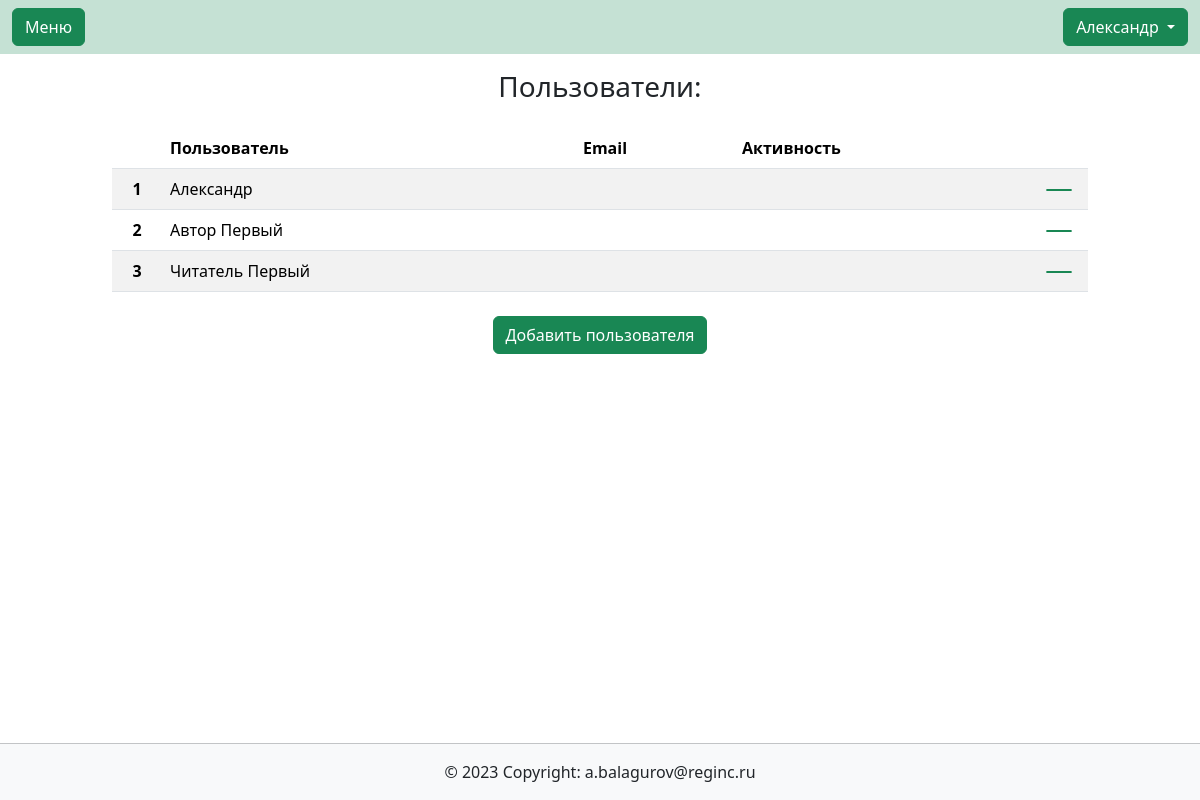
/users/listusers/ (signed in), run on an earlier commit of the app's database.
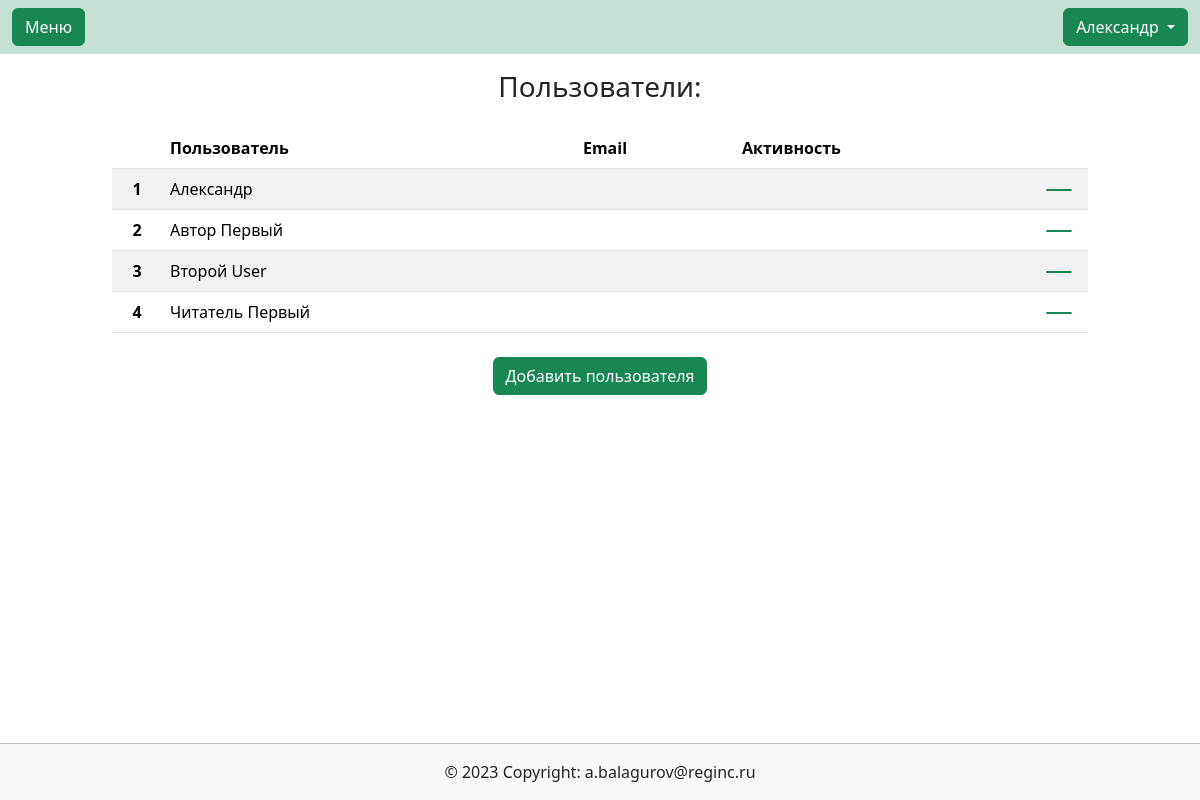
And on a later commit of the database.
### users/models.py (models this page shows)
class User(AbstractUser):
    description = models.CharField(max_length=150, blank=True, verbose_name='Занимаемая должность',)
    class Meta:
        verbose_name_plural = 'Пользователи'
        default_permissions = ()
        permissions = [
            ('edit_profile', 'Сan change his profile data'),
            ('user_administration', 'Can add, change and delete user data')
        ]
    def get_absolute_url(self):
        return reverse('users:profile', kwargs={'id': self.id})

### users/views.py (the view)
# urls.py: path('listusers/', views.listusers, name='listusers'),
@permission_required('users.user_administration', raise_exception=True)
def listusers(request):
    customers = User.objects.all().order_by('last_name')
    context = {
        'customers': customers,
    }
    return render(request, 'users/listusers.html', context)

### users/templates/users/listusers.html (shortened to what this page needs)
{% extends  'base.html' %}
{% load bootstrap_icons %}
{% block content %}
    <h3 class="text-center py-3">Пользователи:</h3>
    <div class="container col-12 col-md-10">
    <table class="table table-striped">
        <thead>
          <tr>
            <th scope="col"></th>
            <th scope="col">Пользователь</th>
            <th scope="col">Email</th>
            <th scope="col">Активность</th>
            <th scope="col"></th>
          </tr>
        </thead>
        <tbody>
        {% for customer in customers %}
            <tr class="my-auto align-items-center">
                <th scope="row" class="my-auto py-auto text-center" style="width: 50px;">{{ forloop.counter }}</th>
                <td class="my-auto py-auto">{{ customer.last_name }} {{ customer.first_name }}</td>
                <td class="my-auto py-auto">{{ customer.email }}</td>
                <td class="my-auto py-auto">{% if customer.is_active %}{% bs_icon 'check-circle' size='1.5em' %}{% else %}{% bs_icon 'x-circle' size='1.5em' %}{% endif %}</td>
                <td class="my-auto py-auto" style="width: 50px;"><a class="btn btn-success py-0 my-0" href="{{ customer.get_absolute_url }}">{% bs_icon 'pencil-fill' size='1em' %}</a></td>
            </tr>
        {% endfor %}
        </tbody>
    </table>
    <div class="d-flex align-items-center justify-content-center py-2">
        <a class="btn btn-success" href="{% url 'users:registration' %}" role="button">Добавить пользователя</a>
    </div>
</div>
{% endblock content %}

### all_apps/templates/header.html (shortened to what this page needs)
{% load bootstrap_icons %}
<nav class="navbar navbar-expand-lg navbar-light" style="background-color: #C5E1D4;">
    <div class="container-fluid">
        <a class="btn btn-success" data-bs-toggle="offcanvas" href="#offcanvasExample" role="button" aria-controls="offcanvasExample">
            {% bs_icon 'list' size='1.5em' %} Меню
        </a>
        {% if user.is_authenticated %}
            <div class="dropdown ms-3" style="background-color: #C5E1D4;">
                <button class="btn btn-success dropdown-toggle" id="bd-versions" data-bs-toggle="dropdown" aria-expanded="false" data-bs-display="static">
                    {{ user.last_name }} {{ user.first_name }}
                </button>
            </div>
        {% endif %}
    </div>
  </nav>

What changed in the data, as far as the page shows it:
added User: last_name "Второй", first_name "User"
